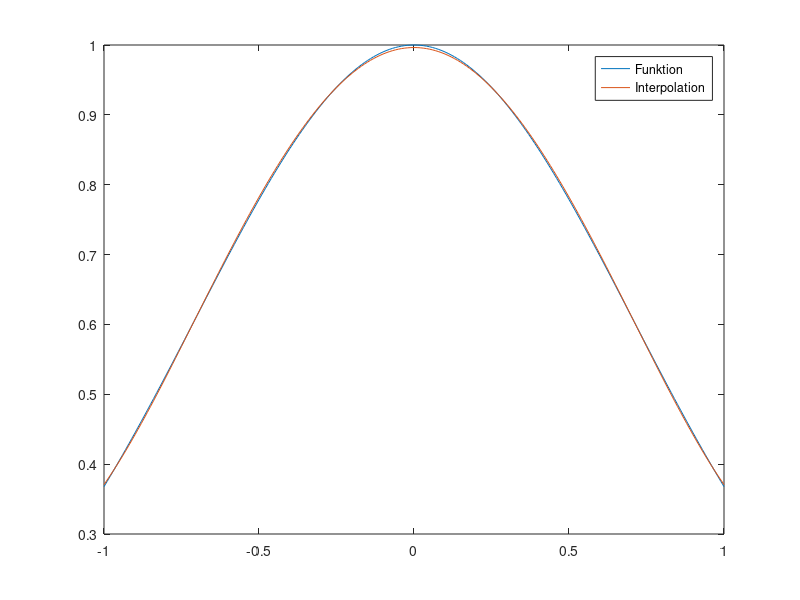

This figure's MATLAB source:
n = 5;

% Interpolationspolynom mit Chebyshev bestimmen
j = 0:n;
x = cos((2*j+1)*pi/(2*(n+1)))';
f = exp(-x.^2);
[J,X] = meshgrid(j,x);
V = X.^J;
p = V\f;

% Interpolationspolynom auf feinem Gitter auswerten
xx = (-1:0.01:1)';
ff = exp(-xx.^2);
[J,XX] = meshgrid(j,xx);
VV = XX.^J;
pp = VV*p;

% Plot mit Fehler
plot(xx,ff,xx,pp)
legend('Funktion','Interpolation')

[y0,ix] = max(abs(ff-pp));
x0 = xx(ix);

x1 = roots([128,0,-1344,0,3360,0,-1680,0]);
x1 = x1(abs(x1)<=1);
x1 = [x1;-1;1];
fnmax = max(abs((64*x1.^6-480*x1.^4+720*x1.^2-120).*exp(-x1.^2)));
res = fnmax/2^n/prod(1:(n+1));
fprintf('Maximaler Fehler:\n|(f-p%d)(%1.2f)| = %1.2e <= %1.2e\n',n,x0,y0,res);
